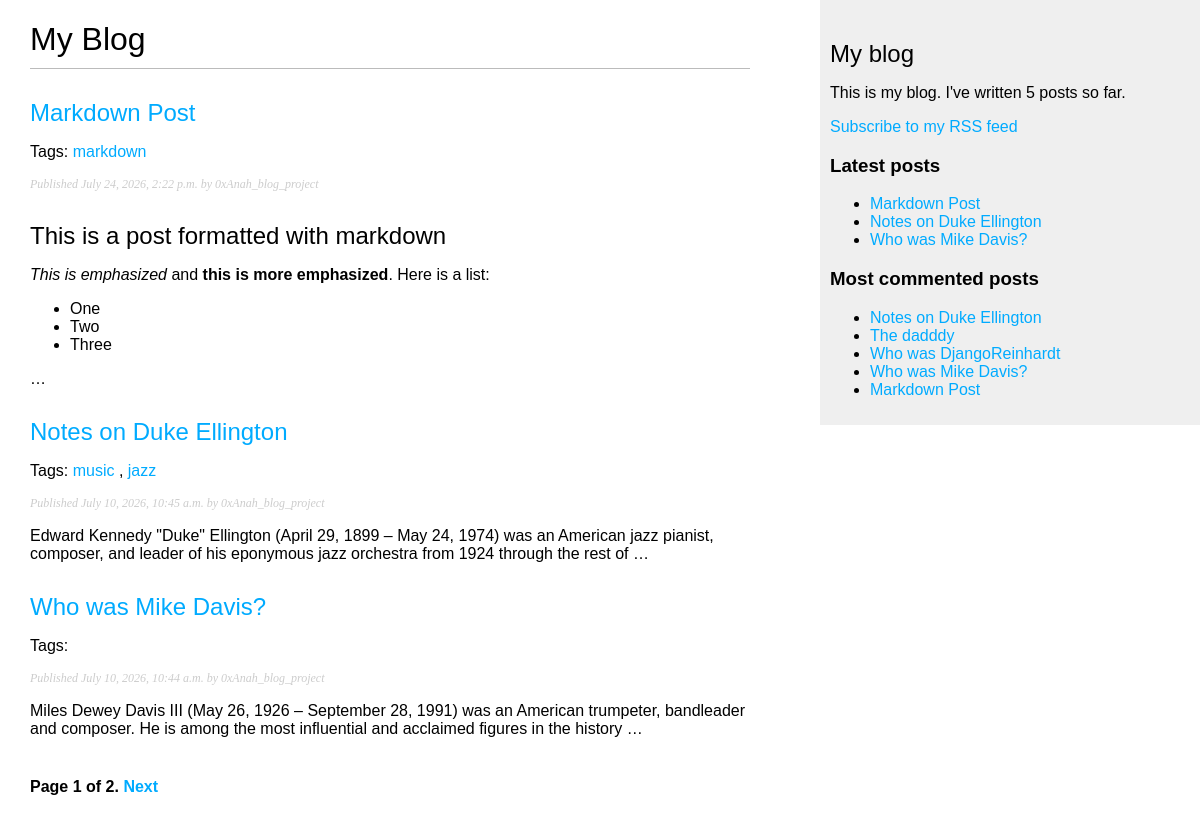
Screenshot of /blog/ with the database file from the repository.
### blog/models.py (models this page shows, shortened)
class Post(models.Model):
    class Status(models.TextChoices):
        DRAFT = 'DR', 'Draft'
        PUBLISH = 'PR', 'PUBLISH'
    title = models.CharField(max_length=250)
    slug = models.SlugField(max_length=250, unique_for_date='publish')
    body = models.TextField()
    publish = models.DateTimeField(default=timezone.now)
    created = models.DateField(auto_now_add=True)
    updated = models.DateField(auto_now_add=True)
    status = models.CharField(max_length=2, choices=Status, default=Status.DRAFT)
    author = models.ForeignKey(settings.AUTH_USER_MODEL, on_delete=models.CASCADE, related_name='blog_posts')
    objects = models.Manager() # The default manager.
    published = PublishedManager() # Our custom manager.
    tags = TaggableManager()
    class Meta:
        ordering = ['-publish']
        indexes = [models.Index(fields=['-publish'])]
    def get_absolute_url(self):
        return reverse('blog:post_detail', args=[self.publish.year, self.publish.month, self.publish.day, self.slug])

### blog/views.py (the view)
# urls.py: path('', views.post_list, name='post_list'), #This is for post list but using a function based view
def post_list(request, tag_slug=None):
    post_list = Post.published.all()
    tag = None
    if tag_slug:
        tag = get_object_or_404(Tag, slug=tag_slug)
        post_list = post_list.filter(tags__in=[tag])
    paginator = Paginator(post_list, 3)
    page_number = request.GET.get('page', 1)
    posts = paginator.get_page(page_number)
    context = {'posts':posts, 'tag': tag}
    return render(request, 'blog/post/list.html', context=context)

### blog/models.py (called while the page is built)
    def get_queryset(self):
        return super().get_queryset().filter(status=Post.Status.PUBLISH)

### blog/templatetags/blog_tags.py (called while the page is built)
@register.simple_tag
def total_posts():
    return Post.published.count()

@register.inclusion_tag('blog/post/latest_posts.html')
def show_latest_posts(count=5):
    latest_posts = Post.published.order_by('-publish')[:count]
    return {'latest_posts': latest_posts}

@register.simple_tag
def get_most_commented_posts(count=5):
    return Post.published.annotate(total_comments=Count('comments')).order_by('-total_comments')[:count]

@register.filter(name='markdown')
def markdown_format(text):
    return mark_safe(markdown.markdown(text))

### blog/templates/blog/post/list.html (shortened to what this page needs)
{% extends "blog/base.html" %}
{% load blog_tags %}
{% block content %}
  <h1>My Blog</h1>
  {% for post in posts %}
    <h2>
      <a href="{{post.get_absolute_url}}">
        {{ post.title }}
      </a>
    </h2>
    <p class="tags">
        Tags:
        {% for tag in post.tags.all %}
          <a href="{% url "blog:post_list_by_tag" tag.slug %}">{{ tag.name }}
          </a>{% if not forloop.last %}, {% endif %}
        {% endfor %}
    </p>
    <p class="date">
      Published {{ post.publish }} by {{ post.author }}
    </p>
    {{ post.body|markdown|truncatewords_html:30 }}
  {% endfor %}
  {% include "pagination.html" with page=posts %}
{% endblock %}

### blog/templates/blog/base.html (shortened to what this page needs)
{% load blog_tags %}
{% load static %}
<!DOCTYPE html>
<html>
  <head>
    <link href="{% static "blog/css/blog.css" %}" rel="stylesheet">
  </head>
  <body>
    <div id="content">
      {% block content %}
      {% endblock %}
    </div>
    <div id="sidebar">
      <h2>My blog</h2>
      <p>
        This is my blog.
        I've written {% total_posts %} posts so far.
      </p>
      <p>
        <a href="{% url "blog:post_feed" %}">
          Subscribe to my RSS feed
        </a>
      </p>
      <h3>Latest posts</h3>
      {% show_latest_posts 3 %}
      <h3>Most commented posts</h3>
      {% get_most_commented_posts as most_commented_posts %}
      <ul>
        {% for post in most_commented_posts %}
          <li>
            <a href="{{ post.get_absolute_url }}">{{ post.title }}
          </li>
        {% endfor %}
      </ul>
    </div>
  </body>
</html>

### blog/templates/blog/post/latest_posts.html
<ul>
  {% for post in latest_posts %}
  <li>
    <a href="{{ post.get_absolute_url }}">{{ post.title }}</a
  </li>
  {% endfor %}
</ul>

### blog/static/blog/css/blog.css (style rules this page uses)
body { margin:0; padding:0; font-family:helvetica, sans-serif; }
a { color:#00abff; text-decoration:none; }
h1 { font-weight:normal; border-bottom:1px solid #bbb; padding:0 0 10px 0; }
h2 { font-weight:normal; margin:30px 0 0; }
#content { float:left; width:60%; padding:0 0 0 30px; }
#sidebar { float:right; width:30%; padding:10px; background:#efefef; height:100%; }
p.date { color:#ccc; font-family: georgia, serif; font-size: 12px; font-style: italic; }

### rows the page displays
Post: title "Markdown Post", publish "July 24, 2026, 2:22 p.m.", author "0xAnah_blog_project", body "This is a post formatted with markdown This is emphasized and this is more emphasized . Here is a list: One Two Three …"
Tag: name "markdown"
Post: title "Notes on Duke Ellington", publish "July 10, 2026, 10:45 a.m.", author "0xAnah_blog_project", body "Edward Kennedy \"Duke\" Ellington (April 29, 1899 – May 24, 1974) was an American jazz pianist, composer, and leader of his eponymous jazz orchestra from 1924 through the rest of …"
Tag: name "music"
Tag: name "jazz"
Post: title "Who was Mike Davis?", publish "July 10, 2026, 10:44 a.m.", author "0xAnah_blog_project", body "Miles Dewey Davis III (May 26, 1926 – September 28, 1991) was an American trumpeter, bandleader and composer. He is among the most influential and acclaimed figures in the history …"
Post: title "The dadddy"
Post: title "Who was DjangoReinhardt"

### other values shown
{{ page.number }} "1"
{{ page.paginator.num_pages }} "2"
